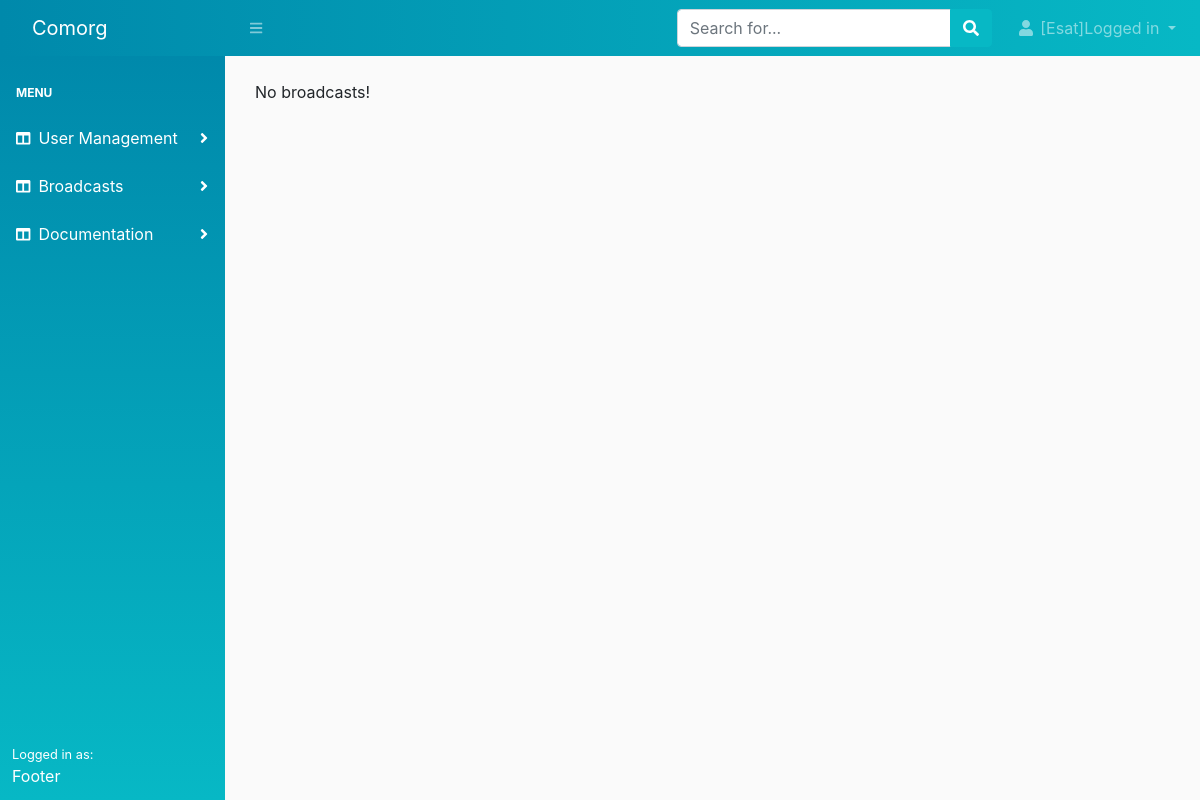
/communications/unpublished/ (signed in), run on an earlier commit of the app's database.
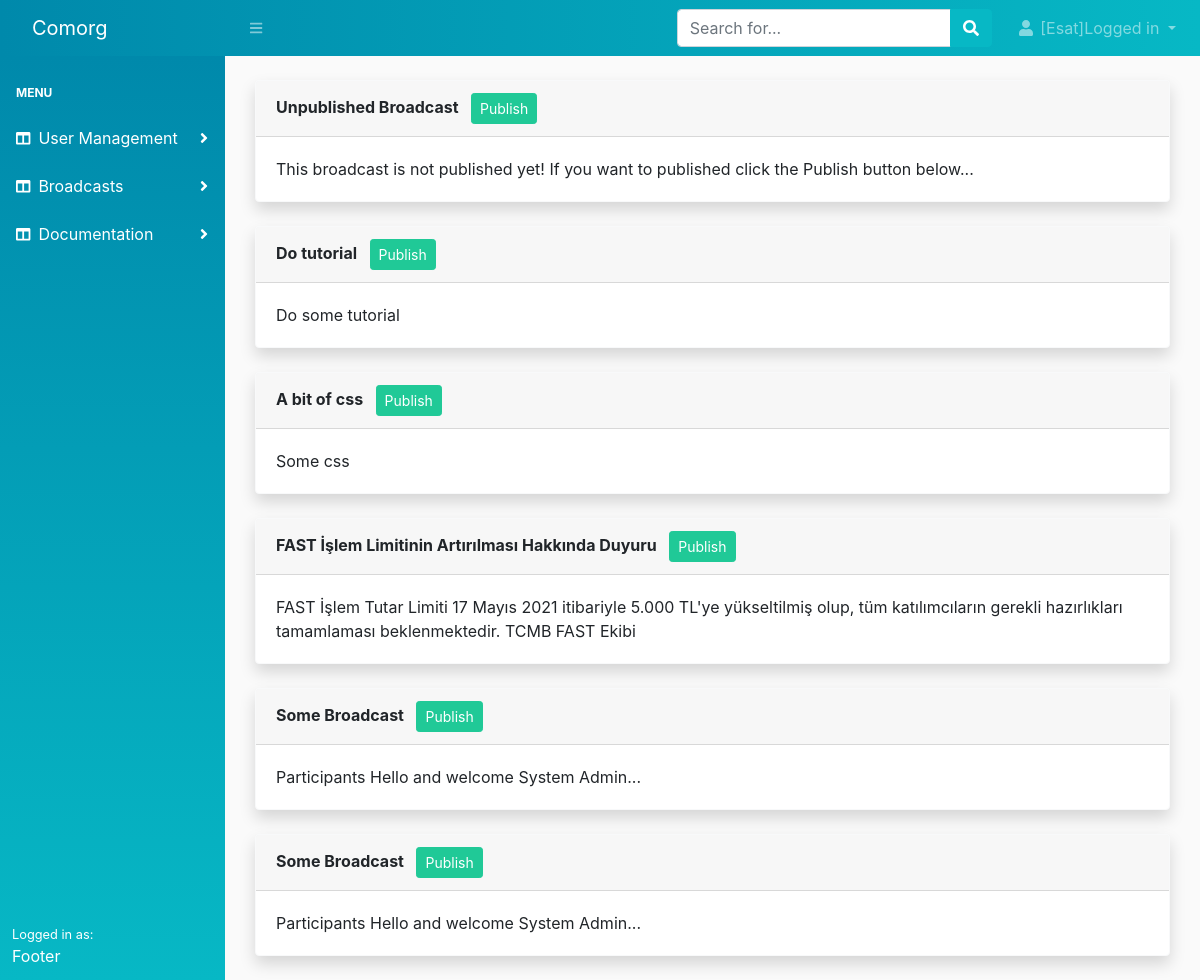
And on a later commit of the database.
### communication/models.py (models this page shows, shortened)
class Broadcast(models.Model):
    user = models.ForeignKey(User, on_delete=models.DO_NOTHING, related_name='broadcasts')
    title = models.CharField(max_length=250)
    body = models.TextField(blank=True, null=True)
    created = models.DateTimeField(auto_now_add=True)
    published = models.DateTimeField(blank=True, null=True)
    last_updated = models.DateTimeField(auto_now=True)
    is_published = models.BooleanField(default=False, verbose_name='Publish immediately')
    class Meta:
        db_table = 'broadcasts'
        ordering = ['-published']

### communication/views.py (the view)
# urls.py: path('unpublished/', views.list_unpublished, name='list_unpublished'),
@login_required
def list_unpublished(request):
    broadcasts = Broadcast.objects.filter(is_published=False)
    return render(
        request,
        'communication/broadcast/unpublished.html',
        {
            'broadcasts': broadcasts
        }
    )

### communication/templates/communication/broadcast/unpublished.html (shortened to what this page needs)
{% extends 'core/base.html' %}
{% block content %}
<div class="container-fluid">
    {% for broadcast in broadcasts %}
        <div class="card border-light shadow mb-4">
            <div class="card-header">
                <strong>{{ broadcast.title }}</strong>
                {% if perms.communication.change_broadcast %}
                <a href="{% url 'communication:publish' broadcast.id %}" class="btn btn-success btn-sm ml-2">Publish</a>
                {% endif %}
            </div>
            <div class="card-body">
                <div class="card-text">
                    {{ broadcast.body }}
                </div>
            </div>
        </div>
    {% empty %}
        <div>
            <p>No broadcasts!</p>
        </div>
    {% endfor %}
</div>
{% endblock %}

What changed in the data, as far as the page shows it:
added Broadcast: title "Unpublished Broadcast", body "This broadcast is not published yet! If you want to published click the Publish button below..."
added Broadcast: title "Do tutorial", body "Do some tutorial"
added Broadcast: title "A bit of css", body "Some css"
added Broadcast: title "FAST İşlem Limitinin Artırılması Hakkında Duyuru", body "FAST İşlem Tutar Limiti 17 Mayıs 2021 itibariyle 5.000 TL'ye yükseltilmiş olup, tüm katılımcıların gerekli hazırlıkları tamamlaması beklenmektedir. TCMB FAST Ekibi"
now on this page (row edited): Broadcast: title "Some Broadcast", body "Participants Hello and welcome System Admin..."
now on this page (row edited): Broadcast: title "Some Broadcast", body "Participants Hello and welcome System Admin..."
Also different on the page:
text no longer shown: "No broadcasts!"
